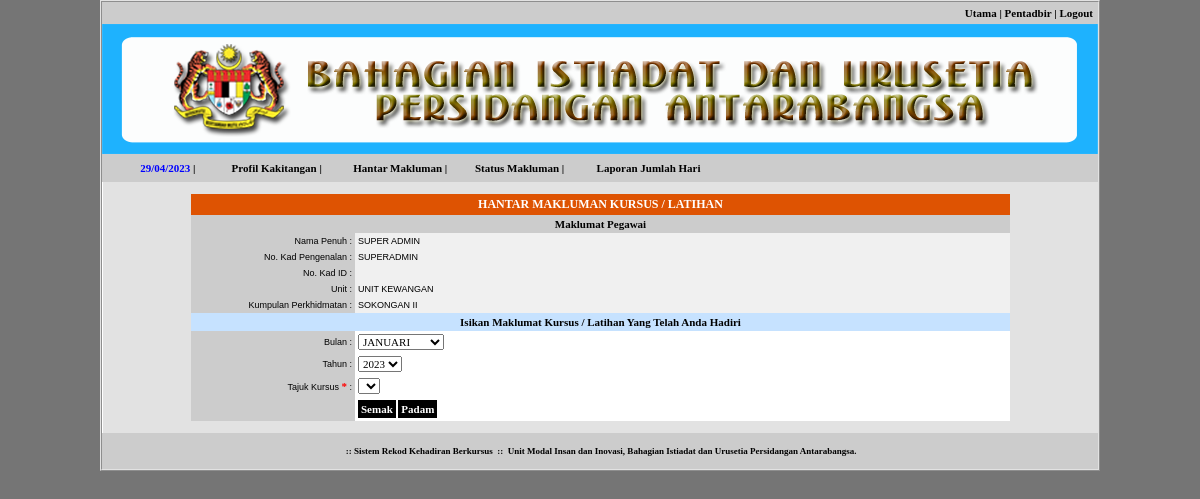
The page /index.php?modul=pendaftaran&menu=kursus (signed in) on the database its author committed.
### tables this page shows
CREATE TABLE IF NOT EXISTS `user` (
  `uids` varchar(32) NOT NULL,
  `ulevel` int(1) NOT NULL DEFAULT '3',
  `usah` int(1) NOT NULL DEFAULT '2',
  `utsah` int(11) NOT NULL,
  `udelete` int(1) NOT NULL DEFAULT '1',
  `unokp` varchar(12) NOT NULL,
  `upass` varchar(32) NOT NULL,
  `usoalan` varchar(255) NOT NULL,
  `ujawapan` varchar(255) NOT NULL,
  `uemail` varchar(255) NOT NULL,
  `unoid` varchar(255) NOT NULL,
  `unama` varchar(255) NOT NULL,
  `utpenempatan` varchar(255) NOT NULL,
  `pids` varchar(32) NOT NULL,
  `ugred` varchar(255) NOT NULL,
  `bids` varchar(32) NOT NULL,
  `utelefon` varchar(50) NOT NULL,
  `ubimbit` varchar(50) NOT NULL,
  `uselia` varchar(255) NOT NULL,
  `ujselia` varchar(255) NOT NULL,
  `ueselia` varchar(255) NOT NULL,
  `upada` int(11) NOT NULL,
  PRIMARY KEY (`unokp`)
);

CREATE TABLE IF NOT EXISTS `bahagian` (
  `bids` varchar(32) NOT NULL,
  `bdelete` int(1) NOT NULL DEFAULT '1',
  `bahagian` varchar(255) NOT NULL
);

CREATE TABLE IF NOT EXISTS `kumpulan` (
  `pid` int(11) NOT NULL,
  `pids` varchar(32) NOT NULL,
  `pdelete` int(11) NOT NULL DEFAULT '1',
  `kumpulan` varchar(255) NOT NULL,
  PRIMARY KEY (`pids`),
  KEY `pids` (`pids`)
);

### inc/fungsi.php (called while the page is built, shortened)
<?php
function semakSlash($input) {
	if(!get_magic_quotes_gpc()) {
		$input = mysql_real_escape_string($input);
	}
	return $input;
}
function input1($str) {
	$str = htmlentities(strtoupper(trim(semakSlash($str))));
	return $str;
}
function output1($str) {
	if(!get_magic_quotes_gpc()) {
		$str = stripslashes($str);
	}
	return $str;
}
if (!empty($_SESSION['staff'])) {
	$sm = "SELECT * FROM user
		WHERE unokp = '" . input1($_SESSION['staff']) . "'
		ORDER BY unokp ASC
	";
	$dm = mysql_query($sm);
	$tm = mysql_fetch_array($dm);
}
function kosong($no, $n) {
  return str_pad((int) $no, $n, "0", STR_PAD_LEFT);
}
function bulan($i) {
	$ar1 = array("01","02","03","04","05","06","07","08","09","10","11","12");
	$ar2 = array("JANUARI","FEBRUARI","MAC","APRIL","MEI","JUN","JULAI","OGOS","SEPTEMBER","OKTOBER","NOVEMBER","DISEMBER");
	return str_replace($ar1,$ar2,$i);
}
?>

### tmp/rekod_kursus.php (the view, shortened to what this page needs)
<table width="995" cellspacing="0" cellpadding="2" border="0">
    <tr>
        <td align="center" valign="top" bgcolor="#E2E2E2">
            <br />
            <table width="819" border="0" cellpadding="3" style="border-collapse: collapse">
          	<form id="kursus" name="kursus" method="post" action="index.php?modul=pendaftaran&amp;menu=kursus">
              <tr>
                <td colspan="2" align="center" bgcolor="#DE5302" class="text2">
				HANTAR MAKLUMAN KURSUS / LATIHAN</td>
              </tr>
              <tr>
                <td colspan="2" align="center" bgcolor="#CCCCCC" class="text1">Maklumat Pegawai</td>
              </tr>
              <tr>
                <td width="158" align="right" bgcolor="#CCCCCC">Nama Penuh :</td>
                <td width="649" align="left" bgcolor="#F0F0F0"><?php echo output1($tm['unama']); ?></td>
              </tr>
              <tr>
                <td align="right" bgcolor="#CCCCCC">No. Kad Pengenalan :</td>
                <td align="left" bgcolor="#F0F0F0"><?php echo output1($tm['unokp']); ?></td>
              </tr>
              <tr>
                <td align="right" bgcolor="#CCCCCC">No. Kad ID :</td>
                <td align="left" bgcolor="#F0F0F0"><?php echo output1($tm['unoid']); ?></td>
              </tr>
              <tr>
                <td align="right" bgcolor="#CCCCCC">Unit :</td>
                <td align="left" bgcolor="#F0F0F0">
					<?php
					$sa = "SELECT * FROM bahagian WHERE bids = '" . $tm['bids'] . "' ORDER BY bids ASC";
					$da = mysql_query($sa);
					$ta = mysql_fetch_array($da);
					echo output1($ta['bahagian']);
					?>
                </td>
              </tr>
              <tr>
                <td align="right" bgcolor="#CCCCCC">Kumpulan Perkhidmatan :</td>
                <td align="left" bgcolor="#F0F0F0">
					<?php
					$sa = "SELECT * FROM kumpulan WHERE pids = '" . $tm['pids'] . "' ORDER BY pids ASC";
					$da = mysql_query($sa);
					$ta = mysql_fetch_array($da);
					echo output1($ta['kumpulan']);
					?>
                </td>
              </tr>
              <tr>
                <td colspan="2" align="center" bgcolor="#C6E2FF" class="text1">
				Isikan Maklumat Kursus / Latihan Yang Telah Anda Hadiri</td>
              </tr>
              <?php
			  if (!empty($_GET['bulan'])) { $bulan = kosong(input1($_GET['bulan']),2); }
			  else { $bulan = "01"; }
			  if (!empty($_GET['tahun'])) { $tahun = input1($_GET['tahun']); }
			  else { $tahun = date("Y"); }
			  ?>
              <tr>
                <td align="right" bgcolor="#CCCCCC">Bulan :</td>
                <td align="left" bgcolor="#FFFFFF"><select name="bulan" id="bulan" onchange="javascript:window.location.href='index.php?modul=pendaftaran&menu=kursus&bulan='+this.value;">
                  <?php
				  for ($i = 1; $i <= 12; $i++) {
					  if (kosong($i,2) == $bulan) { $select = 'selected="selected"'; }
					  else { $select = ""; }
					?>
                  	<option value="<?php echo $i; ?>" <?php echo $select; ?>><?php echo bulan(kosong($i,2)); ?></option>
                  <?php
				  }
				  ?>
                </select></td>
              </tr>
              <tr>
                <td align="right" bgcolor="#CCCCCC">Tahun :</td>
                <td align="left" bgcolor="#FFFFFF"><select name="tahun" id="tahun" onchange="javascript:window.location.href='index.php?modul=pendaftaran&menu=kursus&bulan=<?php echo $bulan; ?>&tahun='+this.value;">
                  <?php
				  for ($i = date("Y")+1; $i >= 2010; $i--) {
					  if ($i == $tahun) { $select = 'selected="selected"'; }
					  else { $select = ""; }
					?>
                  	<option value="<?php echo $i; ?>" <?php echo $select; ?>><?php echo $i; ?></option>
                  <?php
				  }
				  ?>
                </select></td>
              </tr>
              <tr>
                <td align="right" bgcolor="#CCCCCC">Tajuk Kursus <span class="text8">*</span> :</td>
                <td align="left" bgcolor="#FFFFFF"><select name="tajuk" id="tajuk">
                </select></td>
              </tr>
              <tr>
                <td align="right" bgcolor="#CCCCCC">&nbsp;</td>
                <td align="left" bgcolor="#FFFFFF"><input type="submit" name="Submit" id="Submit" value="Semak" class="button" />
                <input type="reset" name="Submit" id="Submit" value="Padam" class="button" /></td>
              </tr>
          	</form>
            </table>
      <br /></td>
    </tr>
</table>

### files/latihan.css (style rules this page uses)
BODY { background: #757575; color: #000000; font-size: 11px; font-family: Tahoma, Verdana; }
TABLE { font-size: 11px; font-family: Tahoma, Verdana; background: #FFFFFF; border-color: #E2E2E2; }
SELECT { font-size: 11px; font-family: Tahoma, Verdana; }
.text1 { font-family: Tahoma, Verdana; font-size: 11px; font-weight: bold; }
.text2 { font-family: Tahoma, Verdana; font-size: 12px; font-weight: bold; color: #FFFFFF; }
.text8 { font-family: Tahoma, Verdana; font-size: 11px; font-weight: bold; color: #FF0000; }
.button { color: #FFFFFF; font-family: Tahoma, Verdana; font-size: 11px; font-weight: bold; border: 1px solid black; background: #000000; padding: 2px; }

### rows shown on the page
user: unama "SUPER ADMIN", unokp "SUPERADMIN"
bahagian: bahagian "UNIT KEWANGAN"
kumpulan: kumpulan "SOKONGAN II"

### other values the page prints
form field bulan "JANUARI"
form field tahun "2023"
